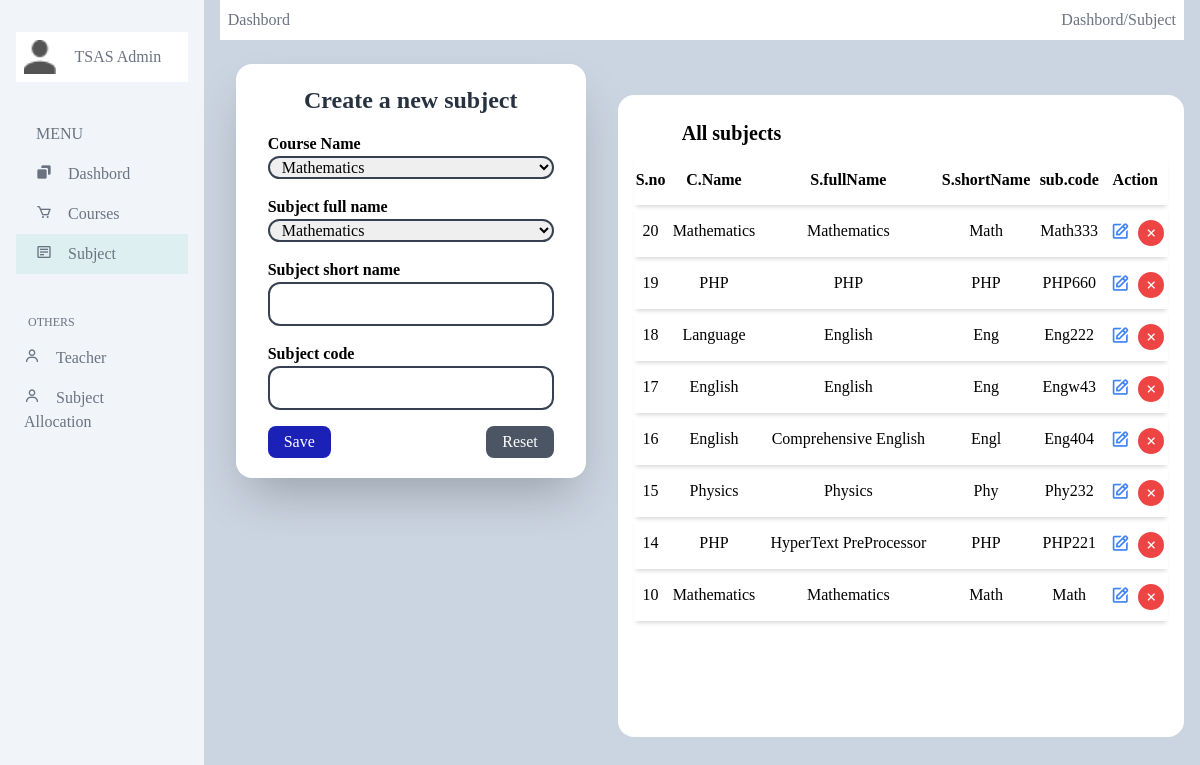
Page /admin/subject.php on the committed database.
### tables this page shows
CREATE TABLE `subjects` (
  `ID` int(5) NOT NULL,
  `CourseID` int(5) DEFAULT NULL,
  `SubjectFullname` varchar(200) DEFAULT NULL,
  `SubjectShortname` varchar(200) DEFAULT NULL,
  `SubjectCode` varchar(200) DEFAULT NULL,
  `CreationDate` timestamp NOT NULL DEFAULT current_timestamp() ON UPDATE current_timestamp()
);

CREATE TABLE `courses` (
  `ID` int(10) NOT NULL,
  `Branch_Name` varchar(20) DEFAULT NULL,
  `Course_Name` varchar(20) DEFAULT NULL,
  `Creation_Date` timestamp NOT NULL DEFAULT current_timestamp() ON UPDATE current_timestamp()
);

### admin/subject.php (the view, shortened to what this page needs)
<?php
include('../php/dbConnection.php');
$table = 'Subjects';
?>
<!DOCTYPE html>
<html lang="en">
<head>
     <link rel="stylesheet" href="../styles/style.css">
     <link href='https://unpkg.com/boxicons@2.1.4/css/boxicons.min.css' rel='stylesheet'>
     <script src="https://cdn.tailwindcss.com"></script>
</head>
<body class="flex flex-row justify-center bg-slate-300 h-screen w-full">
     <aside class="h-full w-1/5 bg-slate-100 p-4 py-[2rem]">
          <div class="bg-white p-2 flex">
               <img src="../images/vector.png" class="w-8 h-full" alt="User">
               <span class="text-gray-500 mx-auto my-auto">TSAS Admin</span>
          </div>
          <div class="flex flex-col justify-center py-[2rem]">
               <h2 class="p-2 px-5 text-gray-500">MENU</h2>
               <div class="text-gray-500">
                    <a href="./" class="py-2 px-5 block hover:bg-gray-200">
                         <i class='bx bxs-copy'></i>
                         <span class="px-3">Dashbord</span>
                    </a>
                    <a href="./courses.php" class="py-2 px-5 block hover:bg-gray-200">
                         <i class='bx bx-cart'></i>
                         <span class="px-3">Courses</span>
                    </a>
                    <a href="./subject.php" class="py-2 px-5 block hover:bg-gray-200 bg-[#add4]">
                         <i class='bx bx-detail'></i>
                         <span class="px-3">Subject</span>
                    </a>
               </div>
          </div>
          <div class="flex flex-col justify-center">
          <h2 class="p-2 px-3 text-gray-500 text-xs">OTHERS</h2>
               <div class="text-gray-500 relative">
                    <button class="hover:bg-gray-200 py-2 px-2 block hover:bg-[#add4] relative" id="teacherDrop">
                         <i class='bx bx-user' id="drop"></i>
                         <span class="px-3">Teacher</span>
                    </button>
                    <a href="./subAllocation.php" class="hover:bg-gray-200 py-2 px-2 block hover:bg-[#add4]">
                         <i class='bx bx-user'></i>
                         <span class="px-3">Subject Allocation</span>
                    </a>
               </div>
          </div>
     </aside>
     <main class="w-full h-full p-4 flex flex-col justify-center relative">
          <header class="flex justify-between absolute left-[1rem] right-[1rem] top-0 bg-white p-2 text-gray-500">
               <div>Dashbord</div>
               <div>Dashbord/<span>Subject</span></div>
          </header>
          <div class="flex flex-row w-full h-full mt-[2rem] gap-[1rem]">
               <div class="w-2/3 h-full rounded-2xl flex justify-center p-4">
                    <form method="post" class="bg-white w-full h-fit py-3 rounded-2xl shadow-2xl">
                         <div class="px-[2rem] py-2 w-full">
                              <h1 class="text-[#273240] text-center text-2xl font-bold">Create a new subject</h1>
                         </div>
                         <div class="px-[2rem] py-2 w-full">
                              <label class="text-md font-semibold">Course Name</label>
                              <select name="course"  class="w-full indent-2 outline-none border-2 border-gray-700 rounded-xl" required>
     <?php
     $sql2 = "SELECT * FROM courses";
     $query2 = $connection->query($sql2);
     if ($query2->num_rows > 0) {
          while ($row = $query2->fetch_assoc()) {
     ?>
                                  <option value="<?php echo $row['ID']; ?>"><?php echo $row['Course_Name']; ?></option>
     <?php
          }
     } else {
          echo "No Subject found";
     }
     ?>
                              </select>
                         </div>
                         <div class="px-[2rem] py-2 w-full">
                              <label class="text-md font-semibold">Subject full name</label>
                              <select name="subject"  class="w-full indent-2 outline-none border-2 border-gray-700 rounded-xl" required>
     <?php
     $sql2 = "SELECT * FROM courses";
     $query2 = $connection->query($sql2);
     if ($query2->num_rows > 0) {
          while ($row = $query2->fetch_assoc()) {
     ?>
                                  <option value="<?php echo $row['Course_Name']; ?>"><?php echo $row['Course_Name']; ?></option>
     <?php
          }
     } else {
          echo "No Subject found";
     }
     ?>
                              </select>
                         </div>
                         <div class="px-[2rem] py-2 w-full">
                              <label class="text-md font-semibold">Subject short name </label>
                              <input type="text" name="short" class="w-full p-2 indent-2 outline-none border-2 border-gray-700 rounded-xl" required>
                         </div>
                         <div class="px-[2rem] py-2 w-full">
                              <label class="text-md font-semibold">Subject code</label>
                              <input type="text" name="code" class="w-full p-2 indent-2 outline-none border-2 border-gray-700 rounded-xl" required>
                         </div>
                         <div class="w-full flex justify-between px-[2rem] py-2">
                              <button type="submit" name="save" class="px-[1rem] py-1 bg-[#1b20b6] text-white rounded-lg">Save</button>
                              <button type="reset" class="px-[1rem] py-1 bg-gray-600 text-white rounded-lg">Reset</button>
                         </div>
                    </form>
               </div>
               <div class="w-full h-full max-h-[17cm] rounded-2xl bg-white p-[1rem] self-center overflow-y-auto">
                    <h2 class="text-xl font-bold indent-[3rem] py-2">All subjects</h2>
                    <table class="w-full h-fit text-center">
                         <thead class="">
                              <tr class="shadow-bottom">
                                   <th class="py-[1rem]">S.no</th>
                                   <th class="py-[1rem]">C.Name</th>
                                   <th class="py-[1rem]">S.fullName</th>
                                   <th class="py-[1rem]">S.shortName</th>
                                   <th class="py-[1rem]">sub.code</th>
                                   <th class="py-[1rem]">Action</th>
                              </tr>
                         </thead>
                         <tbody>
<?php
$sql1 = "SELECT s.*, c.Course_Name FROM subjects AS s, courses AS c WHERE s.CourseID = c.ID ORDER BY s.ID DESC;";
$query1 = $connection->query($sql1);
if ($query1->num_rows > 0) {
     while ($row = $query1->fetch_assoc()) {
?>
                              <tr class="shadow-bottom">
                                   <td class="py-[.5rem]"><?php echo $row['ID']; ?></td>
                                   <td class="py-[.5rem]"><?php echo $row['Course_Name']; ?></td>
                                   <td class="py-[.5rem]"><?php echo $row['SubjectFullname']; ?></td>
                                   <td class="py-[.5rem]"><?php echo $row['SubjectShortname']; ?></td>
                                   <td class="py-[.5rem]"><?php echo $row['SubjectCode']; ?></td>
                                   <td class="py-[.5rem]">
                                        <button class="inline p-1 text-blue-500" onclick="showEditForm(<?php echo $row['ID'] ?>,'subject')"><i class='bx bx-edit text-xl'></i></button>
                                        <button onclick="deleteRecord(<?php echo $row['ID'] . ', \'' . $table . '\''; ?>)"><i class='bx bx-x rounded-full text-white bg-red-500 p-[5px]'></i></button>
                                   </td>
                              </tr>
<?php
     }
} else {
     echo "No Subject found";
}
?>
                         </tbody>
                    </table>
               </div>
          </div>
     </main>
</body>
</html>

### styles/style.css (style rules this page uses)
* { padding: 0; margin: 0; font-family: serif; box-sizing: border-box; }
.shadow-bottom { box-shadow: 0 4px 4px -2px #4443; }

### rows in the picture
subjects: ID "20", CourseID.Course_Name "Mathematics", SubjectFullname "Mathematics", SubjectShortname "Math", SubjectCode "Math333"
subjects: ID "19", CourseID.Course_Name "PHP", SubjectFullname "PHP", SubjectShortname "PHP", SubjectCode "PHP660"
subjects: ID "18", CourseID.Course_Name "Language", SubjectFullname "English", SubjectShortname "Eng", SubjectCode "Eng222"
subjects: ID "17", CourseID.Course_Name "English", SubjectFullname "English", SubjectShortname "Eng", SubjectCode "Engw43"
subjects: ID "16", CourseID.Course_Name "English", SubjectFullname "Comprehensive English", SubjectShortname "Engl", SubjectCode "Eng404"
subjects: ID "15", CourseID.Course_Name "Physics", SubjectFullname "Physics", SubjectShortname "Phy", SubjectCode "Phy232"
subjects: ID "14", CourseID.Course_Name "PHP", SubjectFullname "HyperText PreProcessor", SubjectShortname "PHP", SubjectCode "PHP221"
subjects: ID "10", CourseID.Course_Name "Mathematics", SubjectFullname "Mathematics", SubjectShortname "Math", SubjectCode "Math"

### other values in the picture
form field course "Mathematics"
form field subject "Mathematics"
